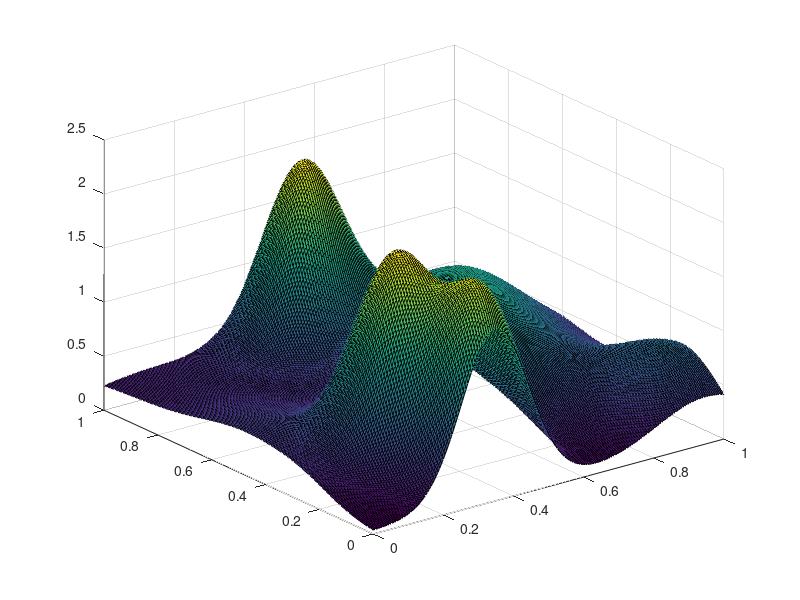

MATLAB code to generate this figure: (Note: this script raises an error after producing the figure.)
%function gmmLikelihoodConvexHull 
%Illustration of the likelihood surface created by a GMM with 10 isotropic
%components in 2d. The centers are marked with a '+' symbol. The three
%modes are marked with blue triangles. The green line is the convex hull of
%the centers. 
%
% Requires both the statistics and optimization toolboxes
%
% Code by Matthew Dunham

rand('twister',39);
mu = [0.05:0.1:0.95;0.05:0.1:0.95];
mu(1,:) = mu(1,randperm(10));
mu(2,:) = mu(2,randperm(10));
mu = mu';
sigma = 0.2*[0.045,0.045,0.045,0.1,0.2,0.25,0.3,0.21,0.15,0.11];


f = @(x)0;
for i=1:10
    f = @(x)f(x) + 0.1*mvnpdf(x,mu(i,:),sigma(i).*eye(2));
end

stepsize = 0.005;
[x1,y1] = meshgrid(0:stepsize:1,0:stepsize:1);
[nrows,ncols] = size(x1);
xx = x1(:); yy = y1(:);
z = f([xx,yy]);
z = reshape(z,nrows,ncols);

figure;
surf(x1, y1, z);
printPmtkFigure('gmmLikelihoodSurf'); 

figure;
contour(x1,y1,z,'-r'); hold on;
plot(mu(:,1),mu(:,2),'+k','MarkerSize',16);

options = optimset('Display','off');
modes = zeros(3,2);
for i=1:3
   modes(i,:) =  fminunc(@(x)-f(x),mu(i,:),options);
end
plot(modes(:,1),modes(:,2),'^b','MarkerSize',12,'MarkerFaceColor','b');
k = convhull(mu(:,1),mu(:,2));
plot(mu(k,1),mu(k,2),'-g','LineWidth',3);

set(gca,'box','on','XTick',[],'YTick',[],'LineWidth',3);
%maximizeFigure;
printPmtkFigure('gmmLikelihoodConvexHull');
